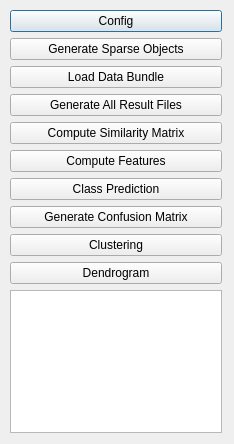
<?xml version="1.0" encoding="UTF-8"?>
<ui version="4.0">
 <class>ShapePaperDialog</class>
 <widget class="QDialog" name="ShapePaperDialog">
  <property name="geometry">
   <rect>
    <x>0</x>
    <y>0</y>
    <width>234</width>
    <height>444</height>
   </rect>
  </property>
  <property name="windowTitle">
   <string>Shape Analysis</string>
  </property>
  <widget class="QWidget" name="layoutWidget">
   <property name="geometry">
    <rect>
     <x>10</x>
     <y>10</y>
     <width>212</width>
     <height>423</height>
    </rect>
   </property>
   <layout class="QVBoxLayout" name="verticalLayout">
    <item>
     <widget class="QPushButton" name="configPushButton">
      <property name="text">
       <string>Config</string>
      </property>
     </widget>
    </item>
    <item>
     <widget class="QPushButton" name="sparseObjectPushButton">
      <property name="text">
       <string>Generate Sparse Objects</string>
      </property>
     </widget>
    </item>
    <item>
     <widget class="QPushButton" name="dataBundlePushButton">
      <property name="text">
       <string>Load Data Bundle</string>
      </property>
     </widget>
    </item>
    <item>
     <widget class="QPushButton" name="allResultPushButton">
      <property name="text">
       <string>Generate All Result Files</string>
      </property>
     </widget>
    </item>
    <item>
     <widget class="QPushButton" name="simmatPushButton">
      <property name="text">
       <string>Compute Similarity Matrix</string>
      </property>
     </widget>
    </item>
    <item>
     <widget class="QPushButton" name="featurePushButton">
      <property name="text">
       <string>Compute Features</string>
      </property>
     </widget>
    </item>
    <item>
     <widget class="QPushButton" name="predictPushButton">
      <property name="text">
       <string>Class Prediction</string>
      </property>
     </widget>
    </item>
    <item>
     <widget class="QPushButton" name="pushButton_6">
      <property name="text">
       <string>Generate Confusion Matrix</string>
      </property>
     </widget>
    </item>
    <item>
     <widget class="QPushButton" name="clusteringPushButton">
      <property name="text">
       <string>Clustering</string>
      </property>
     </widget>
    </item>
    <item>
     <widget class="QPushButton" name="dendrogramPushButton">
      <property name="text">
       <string>Dendrogram</string>
      </property>
     </widget>
    </item>
    <item>
     <widget class="QTextEdit" name="messageTextEdit">
      <property name="readOnly">
       <bool>true</bool>
      </property>
     </widget>
    </item>
   </layout>
  </widget>
 </widget>
 <resources/>
 <connections/>
</ui>
